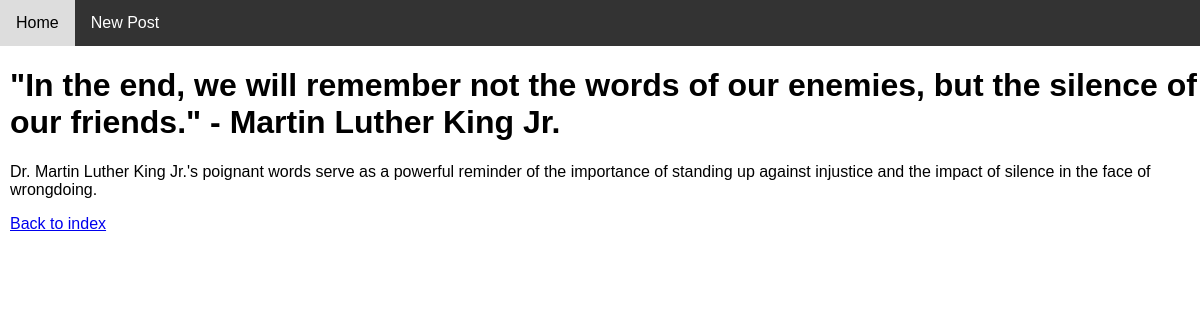
/2, run on the app's committed database.
### tables this page shows
CREATE TABLE posts (id INTEGER PRIMARY KEY AUTOINCREMENT, title TEXT NOT NULL, content TEXT NOT NULL);

### app.py (the view)
@app.route('/<int:post_id>')
def get_post(post_id):
    conn = get_db_connection()
    post = conn.execute('SELECT * FROM posts WHERE id = ?', (post_id,)).fetchone()
    conn.close()
    return render_template('post.html', post=post)

### app.py (called while the page is built)
def get_db_connection():
    conn = sqlite3.connect('database.db')
    conn.row_factory = sqlite3.Row  # Use Row as the row factory to access columns by name
    return conn

@app.before_request
def before_request():
    global initialized
    if not initialized:
        init_db()
        initialized = True
        print("Executing before the first request.")

### templates/post.html (shortened to what this page needs)
<!DOCTYPE html>
<html>
<head>
</head>
<body>
    {% include 'navbar.html' %}
    <main>
        <h1>{{ post.title }}</h1>
        <p>{{ post.content }}</p>
        <a href="{{ url_for('index') }}">Back to index</a>
    </main>
</body>
</html>

### templates/post.html (style rules this page uses)
body { font-family: Arial, sans-serif; margin: 0; padding: 0; }
main { margin-left: 10px; }

### data on the page
posts: title "\"In the end, we will remember not the words of our enemies, but the silence of our friends.\" - Martin Luther King Jr.", content "Dr. Martin Luther King Jr.'s poignant words serve as a powerful reminder of the importance of standing up against injustice and the impact of silence in the face of wrongdoing."
